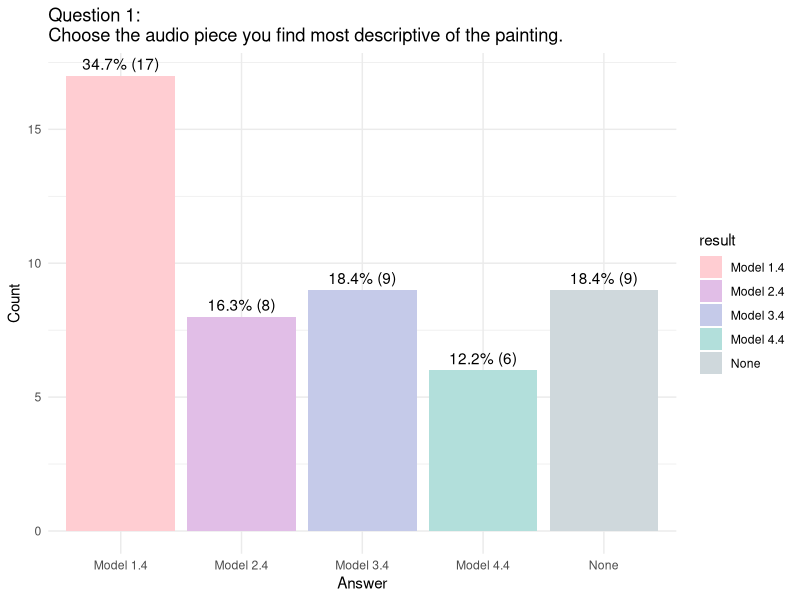
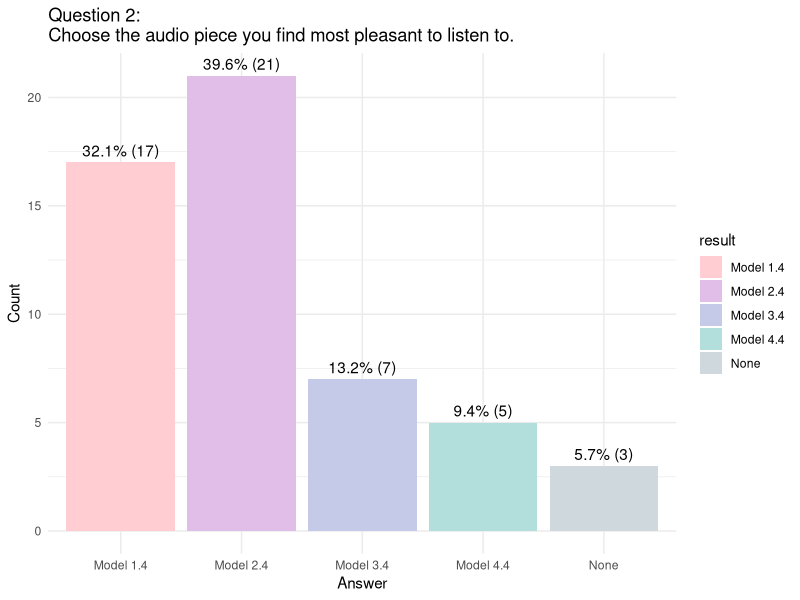
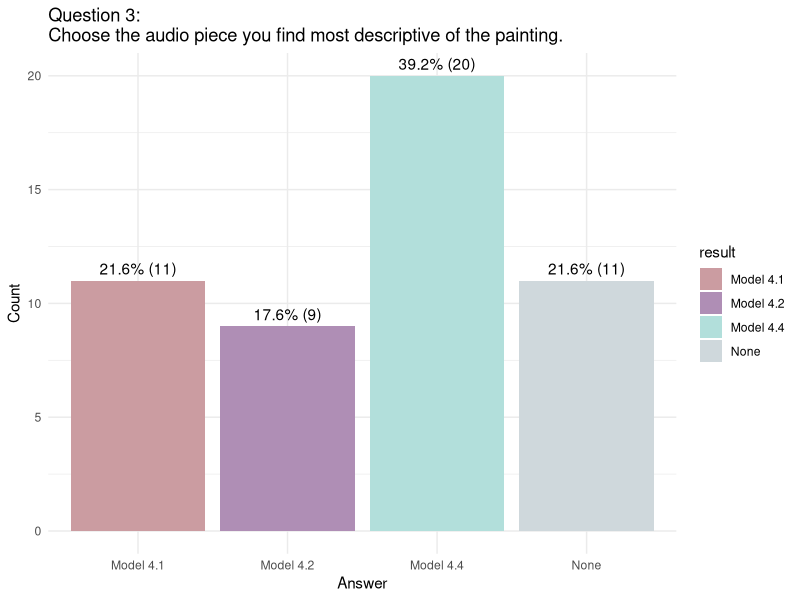
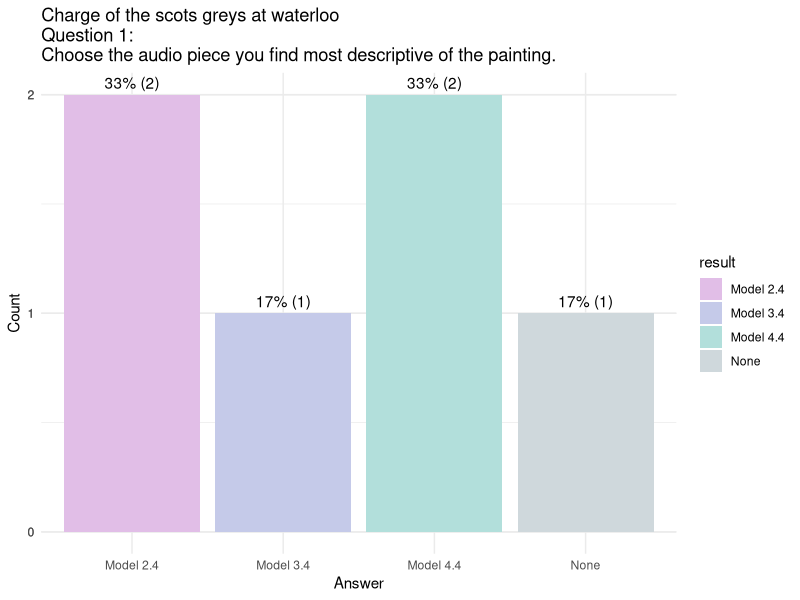
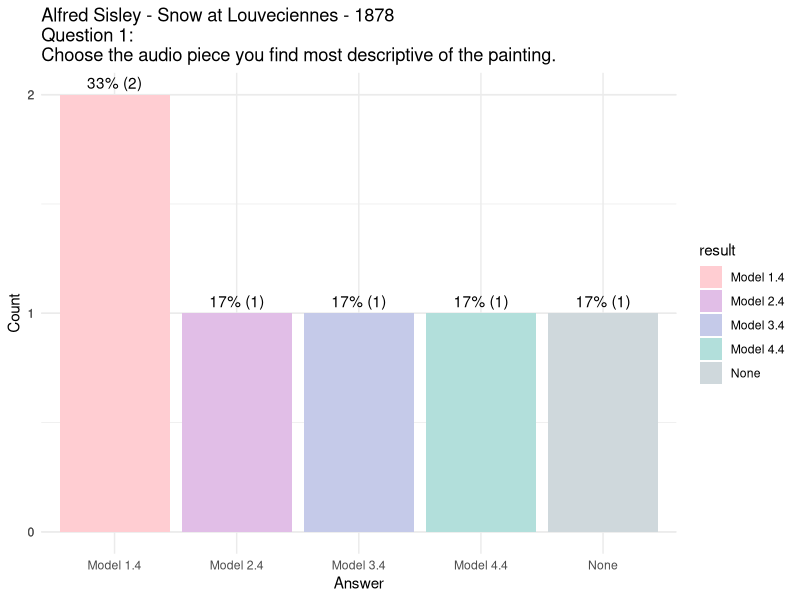
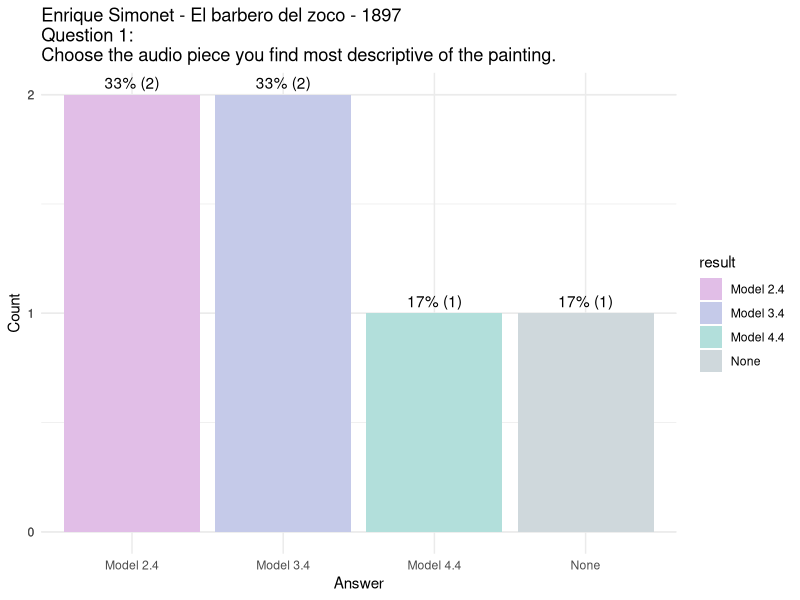
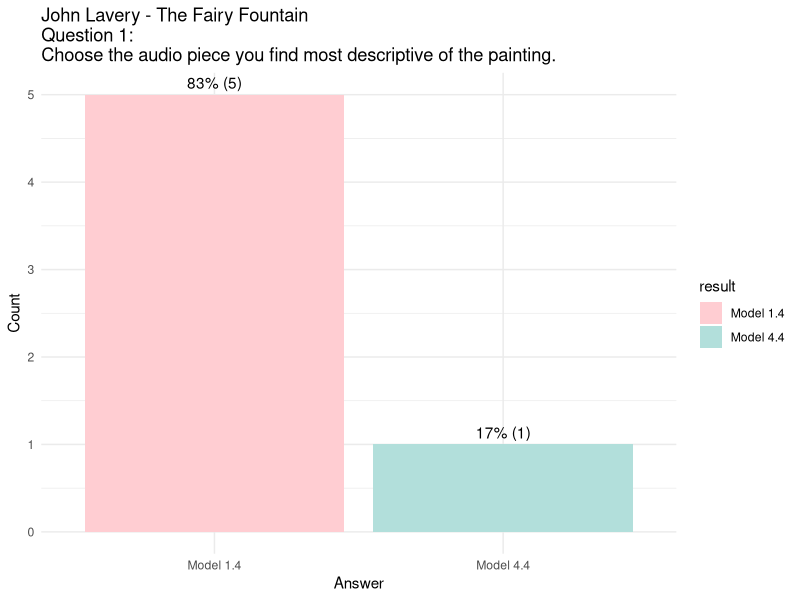
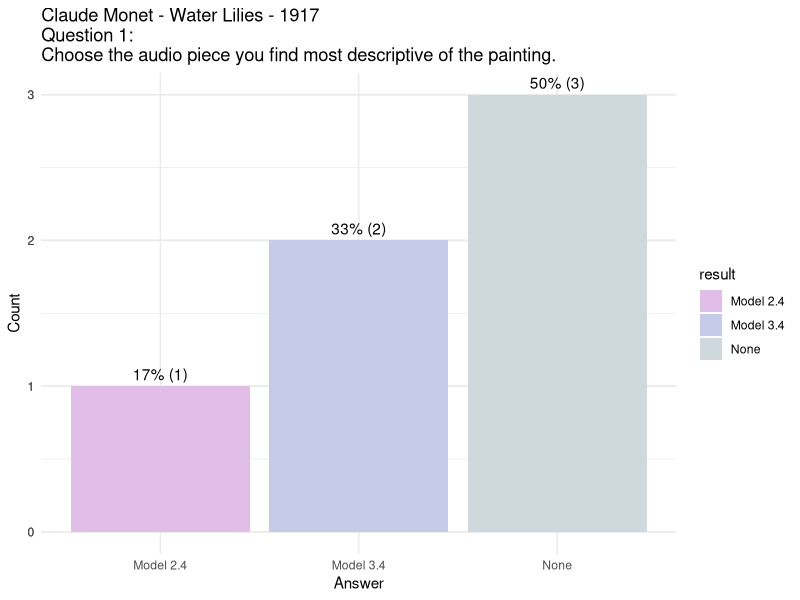

The R script that drew these images, in order: (Note: this script raises an error after producing the figures.)
# install.packages("tidyverse")
# install.packages("kableExtra")
# install.packages("xtable")
# install.packages("scales")
library(tidyverse)
library(xtable)
library(scales)


# Prepare data
users <- read.csv("export_users_202112161232.csv")
questions <- read.csv("export_questions_202112171115.csv")
answers <- read.csv("export_answers_202112161232.csv")

names(users)[names(users) == "X_id"] <- "uId"
names(questions)[names(questions) == "X_id"] <- "qId"
names(answers)[names(answers) == "X_id"] <- "aId"

combined <- merge(answers, questions, by = "qId")
combined <- merge(combined, users, by = "cSessionId")

painting_list <- lapply(
  combined$content,
  function (x)(gsub('.{6}$', '', tail(strsplit(x, "/")[[1]], 1)))
)
combined$painting <- unlist(painting_list)

plot_df <- data.frame(combined)
plot_df$result[plot_df$result == -1] <- "None"

plot_df$result[plot_df$qType %in% c(4, 5) & plot_df$result == 0] <- "Model 1.4"
plot_df$result[plot_df$qType %in% c(4, 5) & plot_df$result == 1] <- "Model 2.4"
plot_df$result[plot_df$qType %in% c(4, 5) & plot_df$result == 2] <- "Model 3.4"
plot_df$result[plot_df$qType %in% c(4, 5) & plot_df$result == 3] <- "Model 4.4"

plot_df$result[plot_df$qType == 6 & plot_df$result == 0] <- "Model 4.1"
plot_df$result[plot_df$qType == 6 & plot_df$result == 1] <- "Model 4.2"
plot_df$result[plot_df$qType == 6 & plot_df$result == 2] <- "Model 4.4"


# Init variables and functions
ag_model_list <- c(
  "Model 1.4",
  "Model 2.4",
  "Model 3.4",
  "Model 4.4"
)

vp_model_list <- c(
  "Model 4.1",
  "Model 4.2",
  "Model 4.4"
)

question_df <- data.frame(
  "type" = c(4, 5, 6),
  "question" = c(
    "Question 1:\nChoose the audio piece you find most descriptive of the painting.",
    "Question 2:\nChoose the audio piece you find most pleasant to listen to.",
    "Question 3:\nChoose the audio piece you find most descriptive of the painting."
  ),
  "models" = I(list(ag_model_list, ag_model_list, vp_model_list))
)

painting_names <- data.frame(
  "id" = c(
    "charge_of_the_scots_greys _at_waterloo ",
    "cityscape-Alfred_Sisley-Snow_at_Louveciennes-1878-46709",
    "Enrique_Simonet_-_El_barbero_del_zoco_-_1897",
    "figurative-John_Lavery-The_Fairy_Fountain_Glasgow_International_Exhibition-1888-294",
    "flower_painting-Claude_Monet-Water_Lilies-1917-89996",
    "landscape-William_Merritt_Chase-The_Olive_Grove-1910-48453",
    "literary_painting-Valentin_Serov-Iphigenia_in_Tauris-1893-28004",
    "Paul_delvaux_the_viaducto"
  ),
  "name" = c(
    "Charge of the scots greys at waterloo",
    "Alfred Sisley - Snow at Louveciennes - 1878",
    "Enrique Simonet - El barbero del zoco - 1897",
    "John Lavery - The Fairy Fountain",
    "Claude Monet - Water Lilies - 1917",
    "William Merritt Chase - The Olive Grove - 1910",
    "Valentin Serov - Iphigenia in Tauris - 1893",
    "Paul Delvaux - The Viaducto"
  )
)

model_colors <- c(
  "Model 1.4" = "#ffcdd2",
  "Model 2.4" = "#e1bee7",
  "Model 3.4" = "#c5cae9",

  "Model 4.1" = "#cb9ca1",
  "Model 4.2" = "#af8eb5",

  "Model 1.1" = "#ffcdd2",
  "Model 2.2" = "#e1bee7",
  "Model 3.3" = "#c5cae9",

  "Model 4.4" = "#b2dfdb",

  "None" = "#cfd8dc"
)

painting_colors <- c(
  "charge_of_the_scots_greys _at_waterloo " = "#ffccbc",
  "cityscape-Alfred_Sisley-Snow_at_Louveciennes-1878-46709" = "#cfd8dc",
  "Enrique_Simonet_-_El_barbero_del_zoco_-_1897" = "#ffe0b2",
  "figurative-John_Lavery-The_Fairy_Fountain_Glasgow_International_Exhibition-1888-294" = "#bdbdbd",
  "flower_painting-Claude_Monet-Water_Lilies-1917-89996" = "#ffcdd2",
  "landscape-William_Merritt_Chase-The_Olive_Grove-1910-48453" = "#c8e6c9",
  "literary_painting-Valentin_Serov-Iphigenia_in_Tauris-1893-28004" = "#bbdefb",
  "Paul_delvaux_the_viaducto" = "#b2dfdb"
)

plot_list <- list()

xr_width <- 6
xr_height <- 6

xp_width <- 12
xp_height <- 6

integer_breaks <- function(n = 5, ...) {
  fxn <- function(x) {
    breaks <- floor(pretty(x, n, ...))
    names(breaks) <- attr(breaks, "labels")
    breaks
  }
  return(fxn)
}

xr_plot <- function (p_data, x_obj, p_title, p_colors, x_blank=FALSE){
  p <- ggplot(p_data, aes_string(x = x_obj, fill = x_obj)) +
    geom_bar() +
    geom_text(
      aes(label = sprintf("%s (%s)", scales::percent(prop.table(stat(count))), stat(count))),
      stat = "count",
      vjust = -.5
    ) +
    labs(
      title = p_title,
      x = "Answer",
      y = "Count"
    ) +
    scale_y_continuous(breaks = integer_breaks()) +
    theme_minimal()
  if(!is.null(p_colors) & length(p_colors) > 0){
    p <- p + scale_fill_manual(values = p_colors)
  }
  if(x_blank){
    p <- p + theme(axis.text.x=element_blank())
  }
  return(p)
}

update_plot_list <- function (plot_data, name, width, height, plt_lst){
  update <- 0
  for (index in seq_len(length(plt_lst))){
    if(plt_lst[[index]][["name"]] == name){
      update <- index
      break
    }
  }
  new_item <- c(plot=list(plot_data), name=name, width=width, height=height)
  if(update == 0)
    plt_lst[[length(plt_lst) + 1]] <- new_item
  else
    plt_lst[[update]] <- new_item
  return(plt_lst)
}


#Create plots: Model choosen per questions
for (row in seq_len(nrow(question_df))){
  qtype <- question_df[row,]$type
  question <- question_df[row,]$question
  models <- unlist(question_df[row,]$models)
  filtered_data <- plot_df[plot_df$qType == qtype,]
  filtered_mc <- append(model_colors[names(model_colors) %in% models], model_colors[length(model_colors)])
  data_plot <- xr_plot(filtered_data, "result", question, filtered_mc)
  plot_list <- update_plot_list(data_plot, sprintf("pq%d", qtype), xr_width, xr_height, plot_list)
}


#Create plots: Model choosen per painting
# for (row in seq_len(nrow(painting_names))){
#   id <- painting_names[row,]$id
#   name <- painting_names[row,]$name
#   filtered_data <- plot_df[plot_df == id,]
#   data_plot <- xr_plot(filtered_data, "result", sprintf("%s\nQuestions combined", name), model_colors)
#   plot_list <- update_plot_list(data_plot, sprintf("pp%d", row), xr_width, xr_height, plot_list)
# }


#Create plots: Model choosen per questions per painting
for (qrow in seq_len(nrow(question_df))){
  qtype <- question_df[qrow,]$type
  question <- question_df[qrow,]$question
  models <- unlist(question_df[qrow,]$models)
  for (prow in seq_len(nrow(painting_names))){
    id <- painting_names[prow,]$id
    name <- painting_names[prow,]$name
    filtered_data <- plot_df[plot_df$qType == qtype & combined$painting == id,]
    plot_title <- sprintf("%s\n%s", name, question)
    filtered_mc <- append(model_colors[names(model_colors) %in% models], model_colors[length(model_colors)])
    data_plot <- xr_plot(filtered_data, "result", plot_title, filtered_mc)
    plot_list <- update_plot_list(data_plot, sprintf("pp%dq%d", prow, qtype), xr_width, xr_height, plot_list)
  }
}

#Create plots: Painting choosen per model per question
for (qrow in seq_len(nrow(question_df))){
  qtype <- question_df[qrow,]$type
  question <- question_df[qrow,]$question
  models <- unlist(question_df[qrow,]$models)
  for (model in models){
    filtered_data <- plot_df[plot_df$result == model & combined$qType == qtype,]
    plot_title <- sprintf("%s\n%s", model, question)
    filtered_pc <- painting_colors[names(painting_colors) %in% unique(filtered_data$painting)]
    data_plot <- xr_plot(filtered_data, "painting", plot_title, filtered_pc, TRUE)
    model_no_space <- gsub(" ", "", model, fixed = TRUE)
    model_nr <- str_remove(model_no_space, "Model")
    model_no_dot <- gsub(".", "-", model_nr, fixed = TRUE)
    name <- sprintf("pm%sq%d", model_no_dot, qtype)
    plot_list <- update_plot_list(data_plot, name, xp_width, xp_height, plot_list)
  }
}



# Show plots
for (plt in plot_list){
  print(plt[["plot"]])
}



# Save plots
for (plt in plot_list){
  ggsave(
    sprintf("plots/%s.png", plt[["name"]]),
    plot = plt[["plot"]],
    width = plt[["width"]],
    height = plt[["height"]],
    bg = "white"
  )
}

# Filter data
q4 <- combined[combined$qType == 4,]
q5 <- combined[combined$qType == 5,]
q6 <- combined[combined$qType == 6,]

# H0: No synthesis method is cossiderd more descriptive than the others
# H0: The synthesis method has no effect on the discriptiveness of the sonification
# If we differ the painting or the participant we do not expect a change in the the discriptiveness of the models
summary(aov(result ~ cSessionId, q4))
# cor.test(q4$result, as.numeric(factor(q4$cSessionId)))
#             Df Sum Sq Mean Sq F value Pr(>F)
# cSessionId  21  43.46   2.069    1.45   0.18
# Residuals   27  38.54   1.427
# length(unique(q4$cSessionId))

summary(aov(result ~ painting, q4))
# cor.test(q4$result, as.numeric(factor(q4$painting)))
#              Df Sum Sq Mean Sq F value Pr(>F)
# painting     7  12.67   1.810    1.07    0.4
# Residuals   41  69.33   1.691

summary(aov(result ~ cSessionId + painting, q4))
#             Df Sum Sq Mean Sq F value Pr(>F)
# cSessionId  21  43.46   2.069   1.372  0.242
# painting     7   8.37   1.196   0.793  0.602
# Residuals   20  30.17   1.508

summary(aov(result ~ cSessionId, q4[q4$result != -1,]))
# cor.test(q4$result, as.numeric(factor(q4$cSessionId)))
#             Df Sum Sq Mean Sq F value Pr(>F)
# cSessionId  17  23.39   1.376   1.154   0.37
# Residuals   22  26.21   1.192
# length(unique(q4$cSessionId))

summary(aov(result ~ painting, q4[q4$result != -1,]))
# cor.test(q4$result, as.numeric(factor(q4$painting)))
#              Df Sum Sq Mean Sq F value Pr(>F)
# painting     7  17.75  2.5357   2.548 0.0333 *
# Residuals   32  31.85  0.9953

summary(aov(result ~ cSessionId + painting, q4[q4$result != -1,]))
#             Df Sum Sq Mean Sq F value Pr(>F)
# cSessionId  17  23.39  1.3756   1.477  0.226
# painting     7  12.24  1.7492   1.878  0.145
# Residuals   15  13.97  0.9313

# We want/assume that the participant and painting should have no effect on the result.
# However, the participant has a significant effect on the result.
# Furthermore, the painting also has significant influence on the precived discriptiveness of the sonification.
# This means the there is no general consensus over wich synthesis method is the most descriptive

q4merge <- data.frame(q4)
q4merge[q4merge$result == 2,] <- 3
summary(aov(result ~ cSessionId + painting, q4merge[q4merge$result != -1,]))


# H0: No synthesis method is cossiderd more pleasant than the others
summary(aov(result ~ cSessionId, q5))
cor.test(q5$result, as.numeric(factor(q5$cSessionId)))

summary(aov(result ~ painting , q5))
cor.test(q5$result, as.numeric(factor(q5$painting)))

summary(aov(result ~ cSessionId + painting, q5))

# H0: The visual processing has no effect on the discriptiveness of the sonification
summary(aov(result ~ cSessionId, q6))
cor.test(q6$result, as.numeric(factor(q6$cSessionId)))

summary(aov(result ~ painting, q6))
cor.test(q6$result, as.numeric(factor(q6$painting)))

summary(aov(result ~ cSessionId + painting, q6))



# Generate summary data
q4_best_model <- names(which.max(table(q4$result)))
q5_best_model <- names(which.max(table(q5$result)))
q6_best_model <- names(which.max(table(q6$result)))

q4_percentage_not_none <- (length(q4$result[q4$result != "None"]) / length(q4$result)) * 100
q5_percentage_not_none <- (length(q5$result[q5$result != "None"]) / length(q5$result)) * 100
q6_percentage_not_none <- (length(q6$result[q6$result != "None"]) / length(q6$result)) * 100

# Generate summary table
summary_table <- data.frame(
  row.names = c("Question 1", "Question 2", "Question 3"),
  "Amount of answers" = c(nrow(q4), nrow(q5), nrow(q6)),
  "Favorite Model" = c(q4_best_model, q5_best_model, q6_best_model),
  "Percentage descriptive or pleasant" = c(q4_percentage_not_none, q5_percentage_not_none, q6_percentage_not_none)
)

xtable(
  summary_table,
  label = "tab:summary_sec_eval",
  caption = "Overview of evaluation results",
  type = "latex"
)


# Old stuff

model_control <- data.frame(combined)
model_control <- model_control[model_control$qType != 5,]
# model_control[model_control$result %in% c("Model 1.4", "Model 4.1"),]$result <- "Model 1.1"
# model_control[model_control$result %in% c("Model 2.4", "Model 4.2"),]$result <- "Model 2.2"
# model_control[model_control$result %in% c("Model 3.4", "Model 4.2"),]$result <- "Model 3.3"
# model_control[model_control$result %in% c("Model 4.4", "Model 4.4"),]$result <- "Model 4.4"


for (prow in seq_len(nrow(painting_names))){
  id <- painting_names[prow,]$id
  name <- painting_names[prow,]$name
  filtered_data <- combined[combined$painting == id,]
  pxq4r_list <- filtered_data[filtered_data$qType == 4 & filtered_data$result != -1,]$result
  pxq6r_list <- filtered_data[filtered_data$qType == 6 & filtered_data$result != -1,]$result

  print(pxq4r_list)
  print("---------------")
  print(pxq6r_list)

  if(length(pxq4r_list) != length(pxq6r_list)){
    print("WHOOPS")
  }
  else{
    for (index in seq_len(pxq4r_list)){
      pxq4r <- pxq4r_list[[index]]
      pxq6r <- pxq6r_list[[index]]
      print(pxq4r)
      print("---------------")
      print(pxq6r)
      print(sprintf("%s.%s", pxq4r, pxq6r))
    }
  }
}

filtered_mc <- append(model_colors[names(model_colors) %in% unique(model_control$result)], model_colors[length(model_colors)])
xr_plot(model_control, "result", "Models", filtered_mc)

x <- as.data.frame(lapply(model_control, function(x) factor(x, labels = seq_along(unique(x)))))
cor(as.numeric(x[x$qType == 4]$result), as.numeric(x$result))

summary(aov(result ~ qType + Error(cSessionId/result), combined[combined$qType != 5,]))
summary(aov(result ~ qType, combined[combined$qType != 5,]))
summary(aov(result ~ qType + painting, combined[combined$qType != 5,]))
summary(aov(result ~ qType, combined[combined$qType != 5,]))
summary(aov(result ~ qType + painting + Error(cSessionId/result), combined[combined$qType != 5,]))

summary(aov(result ~ painting + Error(cSessionId/result), combined[combined$qType == 4,]))
summary(aov(result ~ qType + painting + Error(cSessionId/result), combined[combined$result != -1 & combined$qType != 5,]))
summary(aov(result ~ qType + painting, combined[combined$result != -1 & combined$qType != 5,]))

summary(aov(result ~ painting + cSessionId, combined[combined$result != -1 & combined$qType == 5,]))

summary(aov(result ~ cSessionId, combined[combined$result != -1 & combined$qType == 4,]))
summary(aov(result ~ cSessionId, combined[combined$result != -1 & combined$qType == 5,]))
summary(aov(result ~ cSessionId, combined[combined$result != -1 & combined$qType == 6,]))

summary(aov(result ~ painting, combined[combined$qType == 4,]))
summary(aov(result ~ painting, combined[combined$qType == 5,]))
summary(aov(result ~ painting, combined[combined$qType == 6,]))

summary(aov(result ~ painting + cSessionId, combined[combined$qType == 4,]))
summary(aov(result ~ painting + cSessionId, combined[combined$qType == 5,]))
summary(aov(result ~ painting + cSessionId, combined[combined$qType == 6,]))